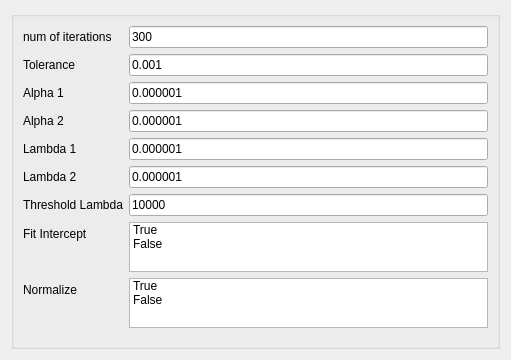
<?xml version="1.0" encoding="UTF-8"?>
<ui version="4.0">
 <class>Form</class>
 <widget class="QWidget" name="Form">
  <property name="geometry">
   <rect>
    <x>0</x>
    <y>0</y>
    <width>511</width>
    <height>360</height>
   </rect>
  </property>
  <property name="sizePolicy">
   <sizepolicy hsizetype="Ignored" vsizetype="Ignored">
    <horstretch>0</horstretch>
    <verstretch>0</verstretch>
   </sizepolicy>
  </property>
  <property name="windowTitle">
   <string>Form</string>
  </property>
  <layout class="QVBoxLayout" name="verticalLayout">
   <item>
    <widget class="QGroupBox" name="formGroupBox">
     <layout class="QFormLayout" name="formLayout">
      <property name="fieldGrowthPolicy">
       <enum>QFormLayout::AllNonFixedFieldsGrow</enum>
      </property>
      <item row="0" column="0">
       <widget class="QLabel" name="numOfIterationsLabel">
        <property name="text">
         <string>num of iterations</string>
        </property>
       </widget>
      </item>
      <item row="0" column="1">
       <widget class="QLineEdit" name="numOfIterationsLineEdit">
        <property name="text">
         <string>300</string>
        </property>
        <property name="maximum" stdset="0">
         <number>999999999</number>
        </property>
        <property name="value" stdset="0">
         <number>300</number>
        </property>
       </widget>
      </item>
      <item row="1" column="0">
       <widget class="QLabel" name="toleranceLabel">
        <property name="text">
         <string>Tolerance</string>
        </property>
       </widget>
      </item>
      <item row="1" column="1">
       <widget class="QLineEdit" name="toleranceLineEdit">
        <property name="text">
         <string>0.001</string>
        </property>
        <property name="decimals" stdset="0">
         <number>8</number>
        </property>
        <property name="singleStep" stdset="0">
         <double>0.001000000000000</double>
        </property>
        <property name="value" stdset="0">
         <double>0.001000000000000</double>
        </property>
       </widget>
      </item>
      <item row="2" column="0">
       <widget class="QLabel" name="alpha1Label">
        <property name="text">
         <string>Alpha 1</string>
        </property>
       </widget>
      </item>
      <item row="2" column="1">
       <widget class="QLineEdit" name="alpha1LineEdit">
        <property name="text">
         <string>0.000001</string>
        </property>
        <property name="decimals" stdset="0">
         <number>5</number>
        </property>
        <property name="singleStep" stdset="0">
         <double>0.001000000000000</double>
        </property>
        <property name="value" stdset="0">
         <double>0.001000000000000</double>
        </property>
       </widget>
      </item>
      <item row="3" column="0">
       <widget class="QLabel" name="alpha2Label">
        <property name="text">
         <string>Alpha 2</string>
        </property>
       </widget>
      </item>
      <item row="3" column="1">
       <widget class="QLineEdit" name="alpha2LineEdit">
        <property name="text">
         <string>0.000001</string>
        </property>
        <property name="decimals" stdset="0">
         <number>8</number>
        </property>
        <property name="singleStep" stdset="0">
         <double>0.000001000000000</double>
        </property>
        <property name="value" stdset="0">
         <double>0.000001000000000</double>
        </property>
       </widget>
      </item>
      <item row="4" column="0">
       <widget class="QLabel" name="lambdaLabel">
        <property name="text">
         <string>Lambda 1</string>
        </property>
       </widget>
      </item>
      <item row="4" column="1">
       <widget class="QLineEdit" name="lambdaLineEdit">
        <property name="text">
         <string>0.000001</string>
        </property>
        <property name="decimals" stdset="0">
         <number>8</number>
        </property>
        <property name="singleStep" stdset="0">
         <double>0.000001000000000</double>
        </property>
        <property name="value" stdset="0">
         <double>0.000001000000000</double>
        </property>
       </widget>
      </item>
      <item row="5" column="0">
       <widget class="QLabel" name="lambdaLabel_2">
        <property name="text">
         <string>Lambda 2</string>
        </property>
       </widget>
      </item>
      <item row="5" column="1">
       <widget class="QLineEdit" name="lambdaLineEdit_2">
        <property name="text">
         <string>0.000001</string>
        </property>
        <property name="decimals" stdset="0">
         <number>8</number>
        </property>
        <property name="singleStep" stdset="0">
         <double>0.000001000000000</double>
        </property>
        <property name="value" stdset="0">
         <double>0.000001000000000</double>
        </property>
       </widget>
      </item>
      <item row="6" column="0">
       <widget class="QLabel" name="thresholdLambdaLabel">
        <property name="text">
         <string>Threshold Lambda</string>
        </property>
       </widget>
      </item>
      <item row="6" column="1">
       <widget class="QLineEdit" name="thresholdLambdaLineEdit">
        <property name="text">
         <string>10000</string>
        </property>
        <property name="maximum" stdset="0">
         <number>999999999</number>
        </property>
        <property name="value" stdset="0">
         <number>100000</number>
        </property>
       </widget>
      </item>
      <item row="7" column="0">
       <widget class="QLabel" name="fitInterceptLabel">
        <property name="text">
         <string>Fit Intercept</string>
        </property>
       </widget>
      </item>
      <item row="7" column="1">
       <widget class="QListWidget" name="fitIntercept_list">
        <property name="maximumSize">
         <size>
          <width>16777215</width>
          <height>50</height>
         </size>
        </property>
        <property name="selectionMode">
         <enum>QAbstractItemView::MultiSelection</enum>
        </property>
        <item>
         <property name="text">
          <string>True</string>
         </property>
        </item>
        <item>
         <property name="text">
          <string>False</string>
         </property>
        </item>
       </widget>
      </item>
      <item row="8" column="0">
       <widget class="QLabel" name="normalizeLabel">
        <property name="text">
         <string>Normalize</string>
        </property>
       </widget>
      </item>
      <item row="8" column="1">
       <widget class="QListWidget" name="normalize_list">
        <property name="maximumSize">
         <size>
          <width>16777215</width>
          <height>50</height>
         </size>
        </property>
        <property name="selectionMode">
         <enum>QAbstractItemView::MultiSelection</enum>
        </property>
        <item>
         <property name="text">
          <string>True</string>
         </property>
        </item>
        <item>
         <property name="text">
          <string>False</string>
         </property>
        </item>
       </widget>
      </item>
     </layout>
    </widget>
   </item>
  </layout>
 </widget>
 <tabstops>
  <tabstop>numOfIterationsLineEdit</tabstop>
  <tabstop>toleranceLineEdit</tabstop>
  <tabstop>alpha1LineEdit</tabstop>
  <tabstop>alpha2LineEdit</tabstop>
  <tabstop>lambdaLineEdit</tabstop>
  <tabstop>lambdaLineEdit_2</tabstop>
  <tabstop>thresholdLambdaLineEdit</tabstop>
 </tabstops>
 <resources/>
 <connections/>
</ui>
